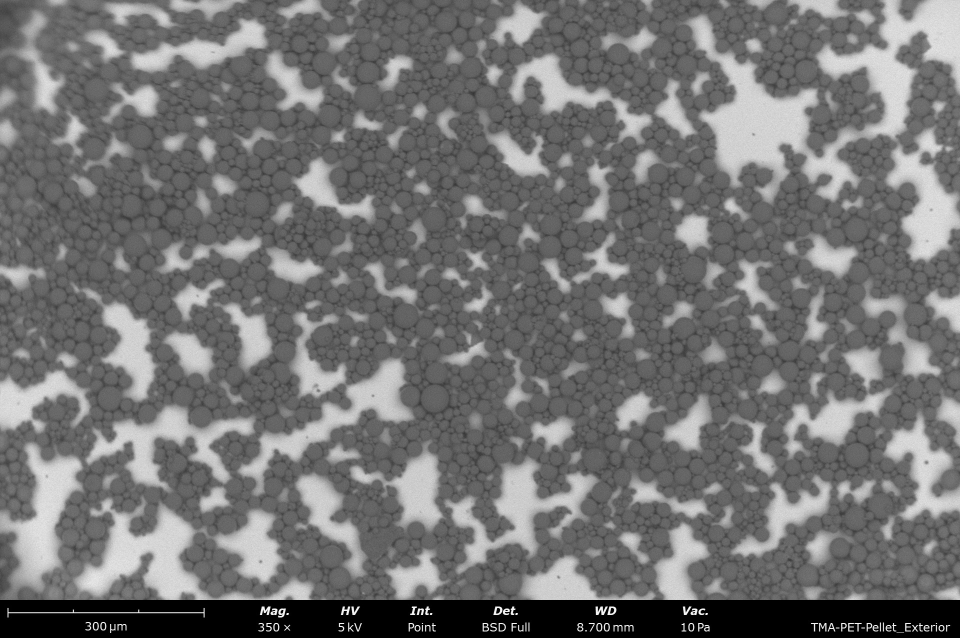
#> input picture Images/PDVB Butanol 4% wt to vol (4).jpeg, 1920 x 1275 px, found by its file name (shown at 1/2 size)
$ jupyter execute FFT.ipynb
#> lines starting #> are read from the running program, lines starting #| are printed output that depends on the picture
[cell 1]
import numpy as np
import cv2
import matplotlib.pyplot as plt

# Load the image in grayscale
image = cv2.imread('/workspaces/Python_Physics/Images/PDVB Butanol 4% wt to vol (4).jpeg', 0)  # Update path accordingly
#> image is the input picture: shape (1275, 1920); min 0, max 255, mean 115.1

# Apply Gaussian blur to smooth the image
smoothed_image = cv2.GaussianBlur(image, (5, 5), 0)

# Apply additional pre-processing (optional)
# Using morphological transformations to reduce noise and enhance features
kernel = np.ones((3, 3), np.uint8)
preprocessed_image = cv2.morphologyEx(smoothed_image, cv2.MORPH_OPEN, kernel)

# Perform FFT on the preprocessed image
f = np.fft.fft2(preprocessed_image)
fshift = np.fft.fftshift(f)
magnitude_spectrum = 20 * np.log(np.abs(fshift) + 1)  # Avoid log(0) errors
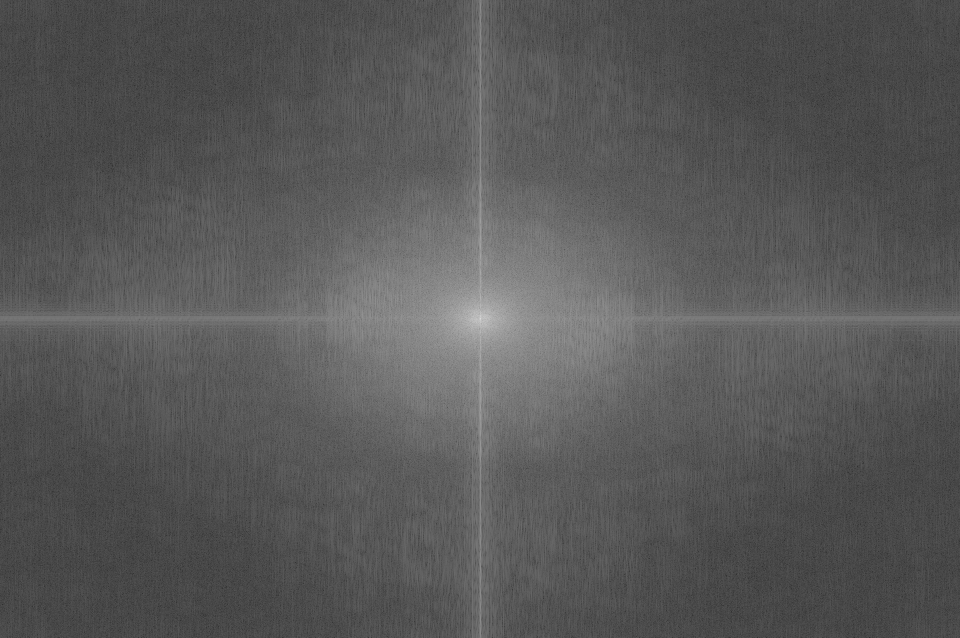
#> magnitude_spectrum: shape (1275, 1920) float64 (shown at 1/2 size); min 14.03, max 389.1, mean 143.7; drawn with min black and max white

# Normalize the magnitude spectrum for better visualization
magnitude_spectrum = cv2.normalize(magnitude_spectrum, None, 0, 255, cv2.NORM_MINMAX)

# Display the smoothed and preprocessed image and its FFT magnitude spectrum
plt.figure(figsize=(10, 5))
plt.subplot(121), plt.imshow(preprocessed_image, cmap='gray')
plt.title('Preprocessed Image'), plt.xticks([]), plt.yticks([])
plt.subplot(122), plt.imshow(magnitude_spectrum, cmap='gray')
plt.title('FFT Magnitude Spectrum'), plt.xticks([]), plt.yticks([])
plt.show()
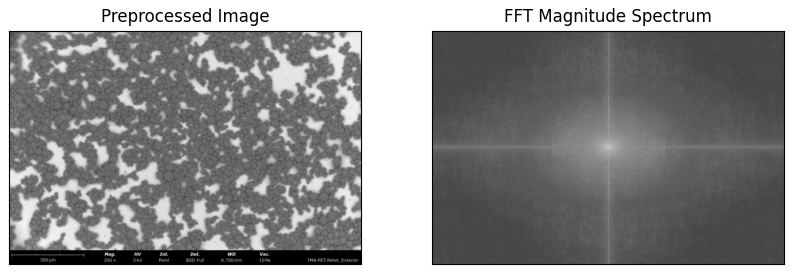
#> figure drawn by matplotlib, 2 panels

# Crop a region of interest (ROI) from the image
roi = preprocessed_image[300:700, 300:700]  # Adjust this depending on the area you want to analyze
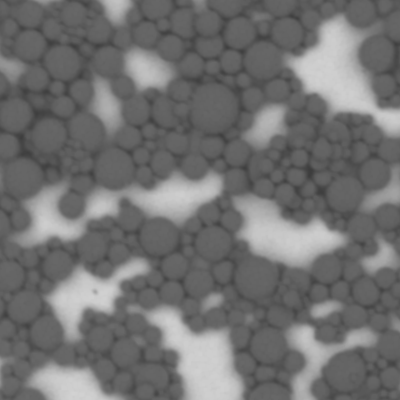
#> roi: shape (400, 400); min 61, max 210, mean 113.7

# Perform FFT on the ROI
f_roi = np.fft.fft2(roi)
fshift_roi = np.fft.fftshift(f_roi)
magnitude_spectrum_roi = 20 * np.log(np.abs(fshift_roi) + 1)  # Avoid log(0)
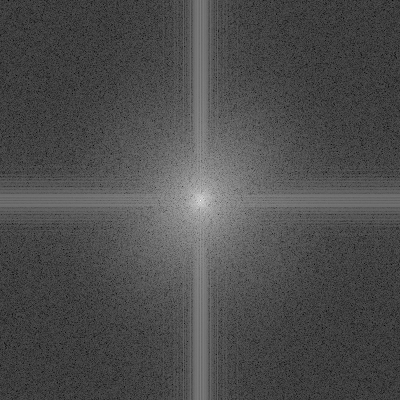
#> magnitude_spectrum_roi: shape (400, 400) float64; min 10.81, max 334.3, mean 109; drawn with min black and max white

# Normalize the magnitude spectrum of ROI for better visualization
magnitude_spectrum_roi = cv2.normalize(magnitude_spectrum_roi, None, 0, 255, cv2.NORM_MINMAX)

# Display the ROI and its FFT
plt.figure(figsize=(10, 5))
plt.subplot(121), plt.imshow(roi, cmap='gray')
plt.title('Region of Interest (ROI)'), plt.xticks([]), plt.yticks([])
plt.subplot(122), plt.imshow(magnitude_spectrum_roi, cmap='gray')
plt.title('FFT Magnitude Spectrum (ROI)'), plt.xticks([]), plt.yticks([])
plt.show()

$ run again, with Images/PDVB Butanol 4% wt to vol (1).jpeg copied over Images/PDVB Butanol 4% wt to vol (4).jpeg
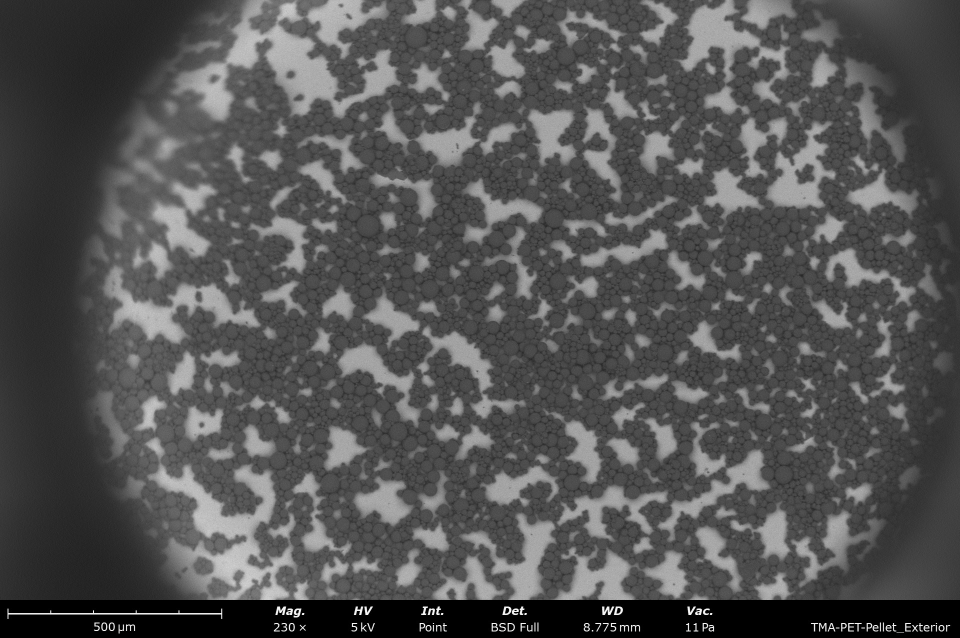
#> input picture Images/PDVB Butanol 4% wt to vol (1).jpeg, 1920 x 1275 px, found by its file name (shown at 1/2 size)
#> image is the input picture: shape (1275, 1920); min 0, max 255, mean 83.9
#> `roi = preprocessed_image[300:700, 300:700]`:
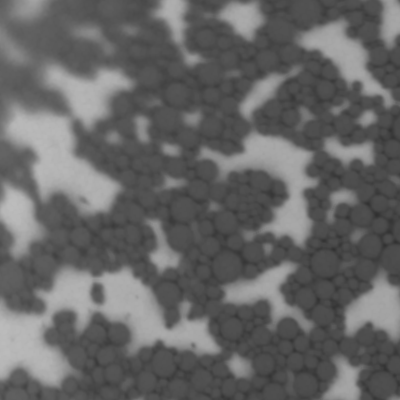
#> roi: shape (400, 400); min 48, max 188, mean 102.3
#> `magnitude_spectrum_roi = 20 * np.log(np.abs(fshift_roi) + 1)`:
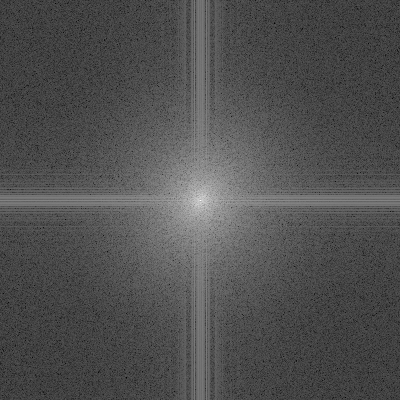
#> magnitude_spectrum_roi: shape (400, 400) float64; min 4.96, max 332.2, mean 108.8; drawn with min black and max white

$ run again, with Images/PDVB Butanol 4% wt to vol (2).jpeg copied over Images/PDVB Butanol 4% wt to vol (4).jpeg
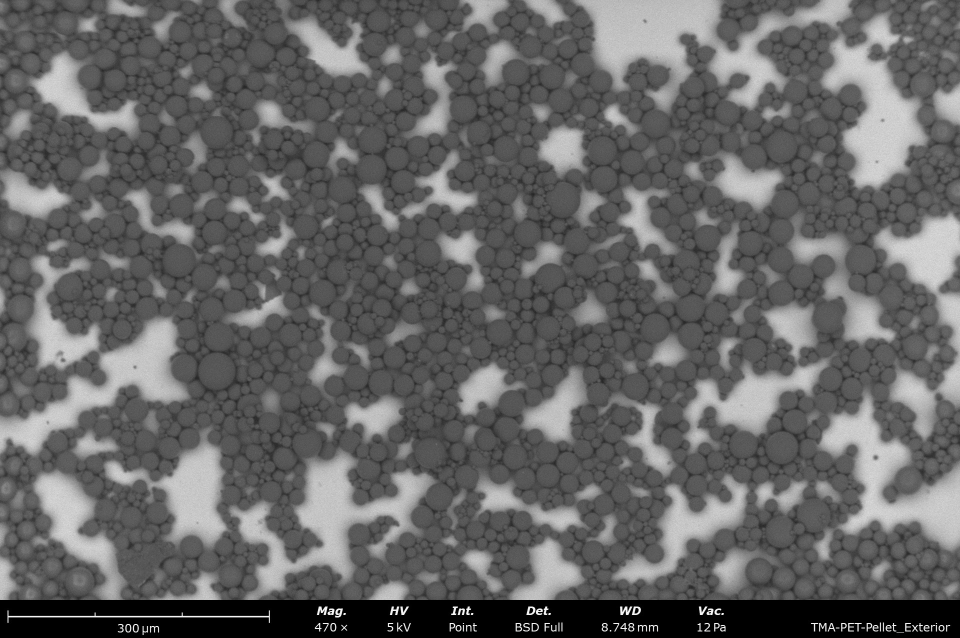
#> input picture Images/PDVB Butanol 4% wt to vol (2).jpeg, 1920 x 1275 px, found by its file name (shown at 1/2 size)
#> image is the input picture: shape (1275, 1920); min 0, max 255, mean 101.1
#> `roi = preprocessed_image[300:700, 300:700]`:
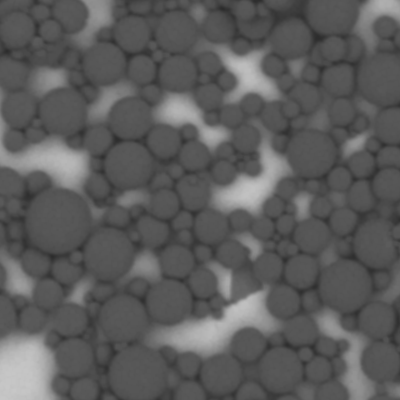
#> roi: shape (400, 400); min 44, max 199, mean 92
#> `magnitude_spectrum_roi = 20 * np.log(np.abs(fshift_roi) + 1)`:
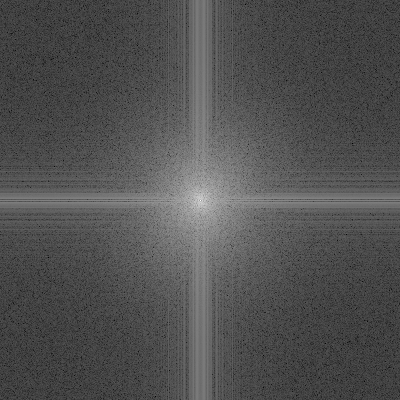
#> magnitude_spectrum_roi: shape (400, 400) float64; min 9.16, max 330.1, mean 112; drawn with min black and max white
